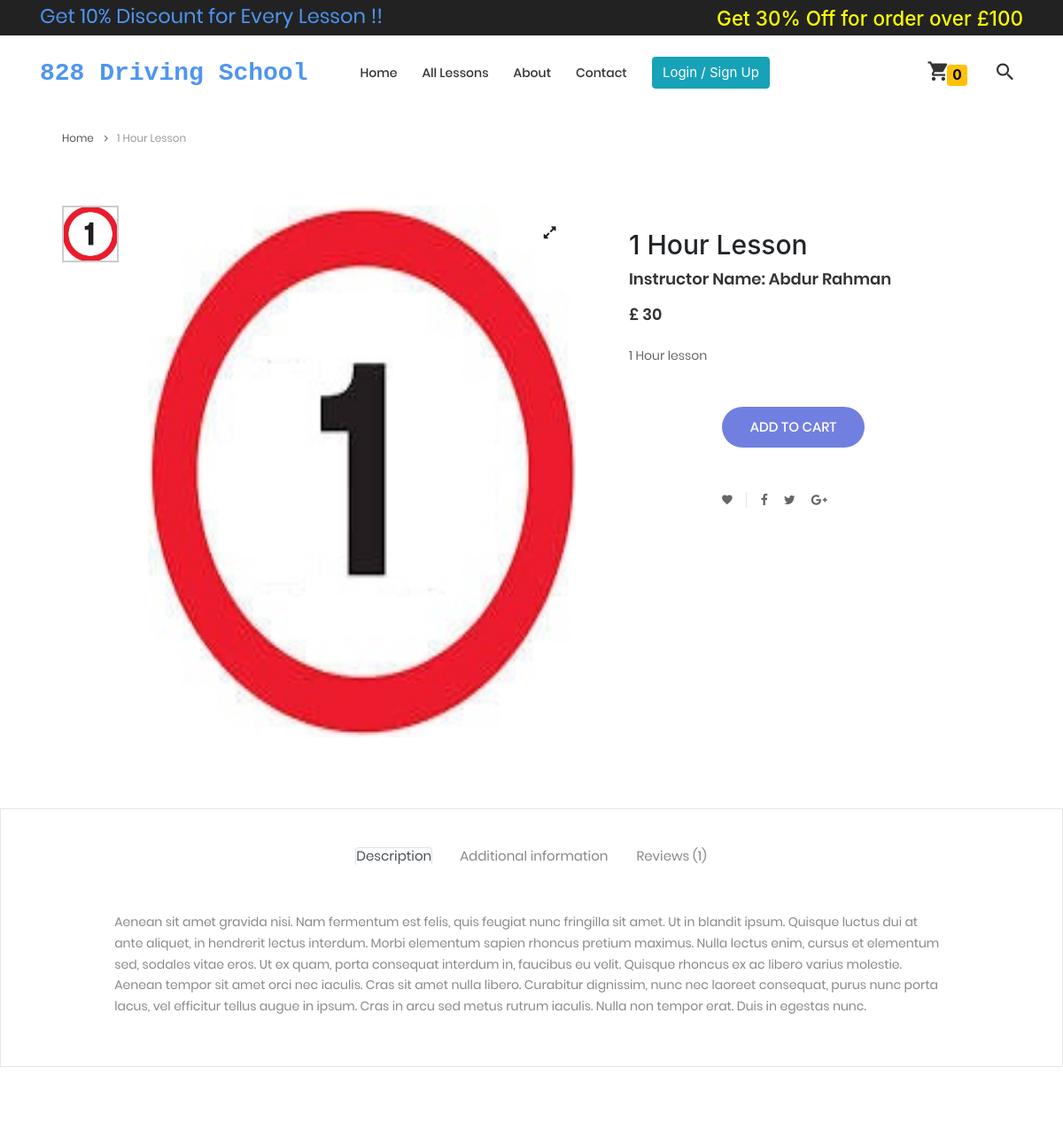
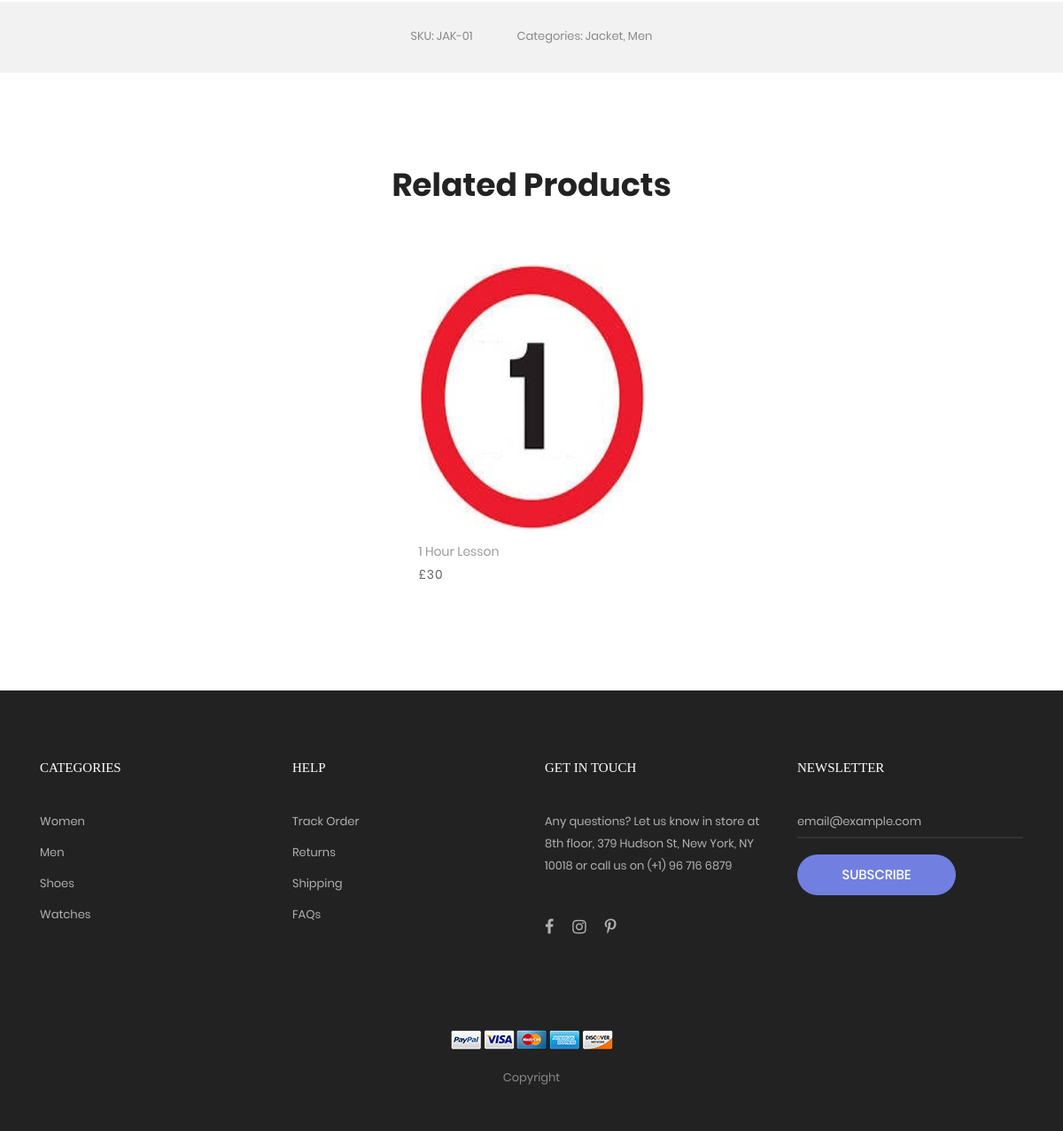
The page /product_detail/1 on the database its author committed (2 pictures, top to bottom).
### home/models.py (models this page shows, shortened)
class products(models.Model):
    product_name = models.CharField(max_length=2000)
    category = models.ForeignKey(Categories, on_delete=models.CASCADE)
    Intructor = models.ForeignKey(instructor_information, on_delete=models.CASCADE, null=True, blank=True)
    product_price = models.CharField(max_length=2000)
    image = models.ImageField(upload_to='uploads/product_image')
    image2 = models.ImageField(upload_to='uploads/product_image', null=True, blank=True, default='')
    image3 = models.ImageField(upload_to='uploads/product_image', null=True, blank=True, default='')
    image4 = models.ImageField(upload_to='uploads/product_image', null=True, blank=True, default='')
    image5 = models.ImageField(upload_to='uploads/product_image', null=True, blank=True, default='')
    description = models.TextField()

### instructor/models.py (models this page shows)
class instructor_information(models.Model):
    first_name = models.CharField(max_length=200)
    last_name = models.CharField(max_length=200)
    email = models.CharField(max_length=200)
    phone = models.CharField(max_length=200)
    address = models.CharField(max_length=200)
    password = models.CharField(max_length=200)
    def __str__(self):
        return self.first_name + " " + self.last_name

### home/views.py (the view)
# urls.py: path('product_detail/<int:pk>', views.product_detail, name='product_detail'), # product details
def product_detail(request, pk):
    get_product = products.objects.get(id=pk)
    cat_pro = get_product.category
    all_pro_cat = products.objects.filter(category=cat_pro)
    context2 = {'get_product':get_product, 'all_pro_cat':all_pro_cat}
    return render(request, 'product-detail.html', context2)

### templates/product-detail.html (shortened to what this page needs)
{% extends 'base.html' %}
{% load static %}
{% block body %}
<head>
</head>
<body class="animsition">
	<div class="container">
		<div class="bread-crumb flex-w p-l-25 p-r-15 p-t-30 p-lr-0-lg">
			<a href="{% url 'index' %}" class="stext-109 cl8 hov-cl1 trans-04">
				Home
				<i class="fa fa-angle-right m-l-9 m-r-10" aria-hidden="true"></i>
			</a>
			<span class="stext-109 cl4">
				{{get_product.product_name}}
			</span>
		</div>
	</div>
	<section class="sec-product-detail bg0 p-t-65 p-b-60">
		<div class="container">
			<div class="row">
				<div class="col-md-6 col-lg-7 p-b-30">
					<div class="p-l-25 p-r-30 p-lr-0-lg">
						<div class="wrap-slick3 flex-sb flex-w">
							<div class="wrap-slick3-dots"></div>
							<div class="slick3 gallery-lb">
								<div class="item-slick3" data-thumb="/media/{{get_product.image}}">
									<div class="wrap-pic-w pos-relative">
										<img src="/media/{{get_product.image}}" alt="IMG-PRODUCT" height="600">
										<a class="flex-c-m size-108 how-pos1 bor0 fs-16 cl10 bg0 hov-btn3 trans-04"
											href="/media/{{get_product.image}}">
											<i class="fa fa-expand"></i>
										</a>
									</div>
								</div>
							</div>
						</div>
					</div>
				</div>
				<div class="col-md-6 col-lg-5 p-b-30">
					<div class="p-r-50 p-t-5 p-lr-0-lg">
						<h4 class="mtext-105 cl2 js-name-detail p-b-14">
							<h2 id="nameproduct{{get_product.id}}">{{get_product.product_name}}</h2>
						</h4>
						<p class="mtext-106 cl2">
							Instructor Name: {{get_product.Intructor.first_name}} {{get_product.Intructor.last_name}}
						</p>
						<span class="mtext-106 cl2">
							£<span id="priceproduct{{get_product.id}}">
								{{get_product.product_price}}
							</span>
						</span>
						<p class="stext-102 cl3 p-t-23">
							{{get_product.description}}
						</p>
						<div class="flex-w flex-r-m p-b-10 mt-5">
							<div class="size-204 flex-w flex-m respon6-next" id="changecolorproduct{{get_product.id}}">
								<button
									class="flex-c-m stext-101 cl0 size-101 bg1 bor1 hov-btn1 p-lr-15 trans-04 divproduct">
									<span id="divproduct{{get_product.id}}" class="">
										<a id="product{{get_product.id}}" class="btn_1 product_cart">Add to cart</a>
									</span>
								</button>
							</div>
						</div>
					</div>
					<div class="flex-w flex-m p-l-100 p-t-40 respon7">
						<div class="flex-m bor9 p-r-10 m-r-11">
							<a href="#"
								class="fs-14 cl3 hov-cl1 trans-04 lh-10 p-lr-5 p-tb-2 js-addwish-detail tooltip100"
								data-tooltip="Add to Wishlist">
								<i class="zmdi zmdi-favorite"></i>
							</a>
						</div>
						<a href="#" class="fs-14 cl3 hov-cl1 trans-04 lh-10 p-lr-5 p-tb-2 m-r-8 tooltip100"
							data-tooltip="Facebook">
							<i class="fa fa-facebook"></i>
						</a>
						<a href="#" class="fs-14 cl3 hov-cl1 trans-04 lh-10 p-lr-5 p-tb-2 m-r-8 tooltip100"
							data-tooltip="Twitter">
							<i class="fa fa-twitter"></i>
						</a>
						<a href="#" class="fs-14 cl3 hov-cl1 trans-04 lh-10 p-lr-5 p-tb-2 m-r-8 tooltip100"
							data-tooltip="Google Plus">
							<i class="fa fa-google-plus"></i>
						</a>
					</div>
				</div>
			</div>
		</div>
		<div class="bor10 m-t-50 p-t-43 p-b-40">
			<div class="tab01">
				<ul class="nav nav-tabs" role="tablist">
					<li class="nav-item p-b-10">
						<a class="nav-link active" data-toggle="tab" href="#description" role="tab">Description</a>
					</li>
					<li class="nav-item p-b-10">
						<a class="nav-link" data-toggle="tab" href="#information" role="tab">Additional information</a>
					</li>
					<li class="nav-item p-b-10">
						<a class="nav-link" data-toggle="tab" href="#reviews" role="tab">Reviews (1)</a>
					</li>
				</ul>
				<div class="tab-content p-t-43">
					<div class="tab-pane fade show active" id="description" role="tabpanel">
						<div class="how-pos2 p-lr-15-md">
							<p class="stext-102 cl6">
								Aenean sit amet gravida nisi. Nam fermentum est felis, quis feugiat nunc fringilla sit
								amet. Ut in blandit ipsum. Quisque luctus dui at ante aliquet, in hendrerit lectus
								interdum. Morbi elementum sapien rhoncus pretium maximus. Nulla lectus enim, cursus et
								elementum sed, sodales vitae eros. Ut ex quam, porta consequat interdum in, faucibus eu
								velit. Quisque rhoncus ex ac libero varius molestie. Aenean tempor sit amet orci nec
								iaculis. Cras sit amet nulla libero. Curabitur dignissim, nunc nec laoreet consequat,
								purus nunc porta lacus, vel efficitur tellus augue in ipsum. Cras in arcu sed metus
								rutrum iaculis. Nulla non tempor erat. Duis in egestas nunc.
							</p>
						</div>
					</div>
				</div>
			</div>
		</div>
		<div class="bg6 flex-c-m flex-w size-302 m-t-73 p-tb-15">
			<span class="stext-107 cl6 p-lr-25">
				SKU: JAK-01
			</span>
			<span class="stext-107 cl6 p-lr-25">
				Categories: Jacket, Men
			</span>
		</div>
	</section>
	<section class="sec-relate-product bg0 p-t-45 p-b-105">
		<div class="container">
			<div class="p-b-45">
				<h3 class="ltext-106 cl5 txt-center">
					Related Products
				</h3>
			</div>
			<div class="wrap-slick2">
				<div class="slick2">
					{% for i in all_pro_cat %}
					<div class="item-slick2 p-l-15 p-r-15 p-t-15 p-b-15">
						<div class="block2">
							<div class="block2-pic hov-img0">
								<img src="/media/{{i.image}}" alt="IMG-PRODUCT" height="300">
							</div>
							<div class="block2-txt flex-w flex-t p-t-14">
								<div class="block2-txt-child1 flex-col-l ">
									<a href="product-detail.html"
										class="stext-104 cl4 hov-cl1 trans-04 js-name-b2 p-b-6">
										{{i.product_name}}
									</a>
									<span class="stext-105 cl3">
										£{{i.product_price}}
									</span>
								</div>
							</div>
						</div>
					</div>
					{% endfor %}
				</div>
			</div>
		</div>
	</section>
</body>
{% endblock %}

### static/webapp1/css/main.css (style rules this page uses)
.container { max-width: 1380px; }
@media (max-width: 1600px) { .container { max-width: 1200px; } }
.slick-slide { outline: none !important; }
.wrap-slick2 { position: relative; margin-right: -15px; margin-left: -15px; }
.wrap-slick3 { position: relative; }
.wrap-slick3-dots { width: 11.111111%; }
.slick3 { width: 83.333333%; }
.tab01 .nav-tabs { display: -webkit-box; display: -webkit-flex; display: -moz-box; display: -ms-flexbox; display: flex; flex-wrap: wrap; justify-content: center; align-items: center; border: none; }
.tab01 .nav-tabs .nav-item { margin: 0px 15px; }
.tab01 .nav-link { font-family: Poppins-Regular; font-size: 15px; color: #888; line-height: 1.2; padding: 0; border-radius: 0px; border: none; border-bottom: 1px solid transparent; -webkit-transition: all 0.4s; -o-transition: all 0.4s; -moz-transition: all 0.4s; transition: all 0.4s; }
.tab01 .nav-link.active { color: #333; border-color: #797979; }
.tooltip100 { position: relative; }
.tooltip100::after { content: attr(data-tooltip); font-family: Poppins-Regular; font-size: 12px; color: #888; line-height: 18px; white-space: nowrap; display: block; position: absolute; background: #fff; border: 1px solid #ccc; height: 20px; padding: 0px 8px; top: -35px; left: 50%; -webkit-transform: translateX(-50%); -moz-transform: translateX(-50%); -ms-transform: translateX(-50%); -o-transform: translateX(-50%); transform: translateX(-50%); box-shadow: 0 3px 6px 0px rgba(0, 0, 0, 0.18); -moz-box-shadow: 0 3px 6px 0px rgba(0, 0, 0, 0.18); -webkit-box-shadow: 0 3px 6px 0px rgba(0, 0, 0, 0.18); -o-box-shadow: 0 3px 6px 0px rgba(0, 0, 0, 0.18); -ms-box-shadow: 0 3px 6px 0px rgba(0, 0, 0, 0.18); -webkit-transition: all 0.2s; -o-transition: all 0.2s; -moz-transition: all 0.2s; transition: all 0.2s; visibility: hidden; opacity: 0; }
.block2-pic { position: relative; }
.block2-txt-child1 { width: calc(100% - 30px); }
.cl0 { color: #fff; }
.cl2 { color: #333; }
.cl3 { color: #666; }
.cl4 { color: #999; }
.cl5 { color: #222; }
.cl6 { color: #888; }
.cl8 { color: #555; }
.cl10 { color: #1d1d1d; }
.stext-101 { font-family: Poppins-Medium; font-size: 15px; line-height: 1.466667; text-transform: uppercase; }
.stext-102 { font-family: Poppins-Regular; font-size: 14px; line-height: 1.7; }
.stext-104 { font-family: Poppins-Regular; font-size: 14px; line-height: 1.466667; }
.stext-105 { font-family: Poppins-Regular; font-size: 14px; line-height: 1.466667; letter-spacing: 1px; }
.stext-107 { font-family: Poppins-Regular; font-size: 13px; line-height: 1.923; }
.stext-109 { font-family: Poppins-Regular; font-size: 12px; line-height: 1.833333; }
.mtext-105 { font-family: Poppins-Regular; font-size: 24px; line-height: 1.5; }
.mtext-106 { font-family: Poppins-SemiBold; font-size: 18px; line-height: 1.388888; }
.ltext-106 { font-family: Poppins-Bold; font-size: 36px; line-height: 1.2; }
.size-101 { min-width: 161px; height: 46px; }
.size-108 { width: 40px; height: 40px; }
.size-204 { width: calc(100% - 105px); }
.size-302 { min-height: 80px; }
.bg0 { background-color: #fff; }
.bg1 { background-color: #717fe0; }
.bg6 { background-color: #f2f2f2; }
.bor0 { border-radius: 50%; }
.bor1 { border-radius: 23px; }
.bor9 { border-right: 1px solid #e6e6e6; }
.bor10 { border: 1px solid #e6e6e6; }
.how-pos1 { position: absolute; top: 10px; right: 10px; }
.how-pos2 { padding-left: 10.7%; padding-right: 11%; }
.hov-img0 { display: block; overflow: hidden; }
.hov-img0 img { width: 100%; -webkit-transition: transform 0.9s ease; -o-transition: transform 0.9s ease; -moz-transition: transform 0.9s ease; transition: transform 0.9s ease; }

### rows shown on the page
products: product_name "1 Hour Lesson", image (picture), Intructor.first_name "Abdur", Intructor.last_name "Rahman", product_price "30", description "1 Hour lesson"
